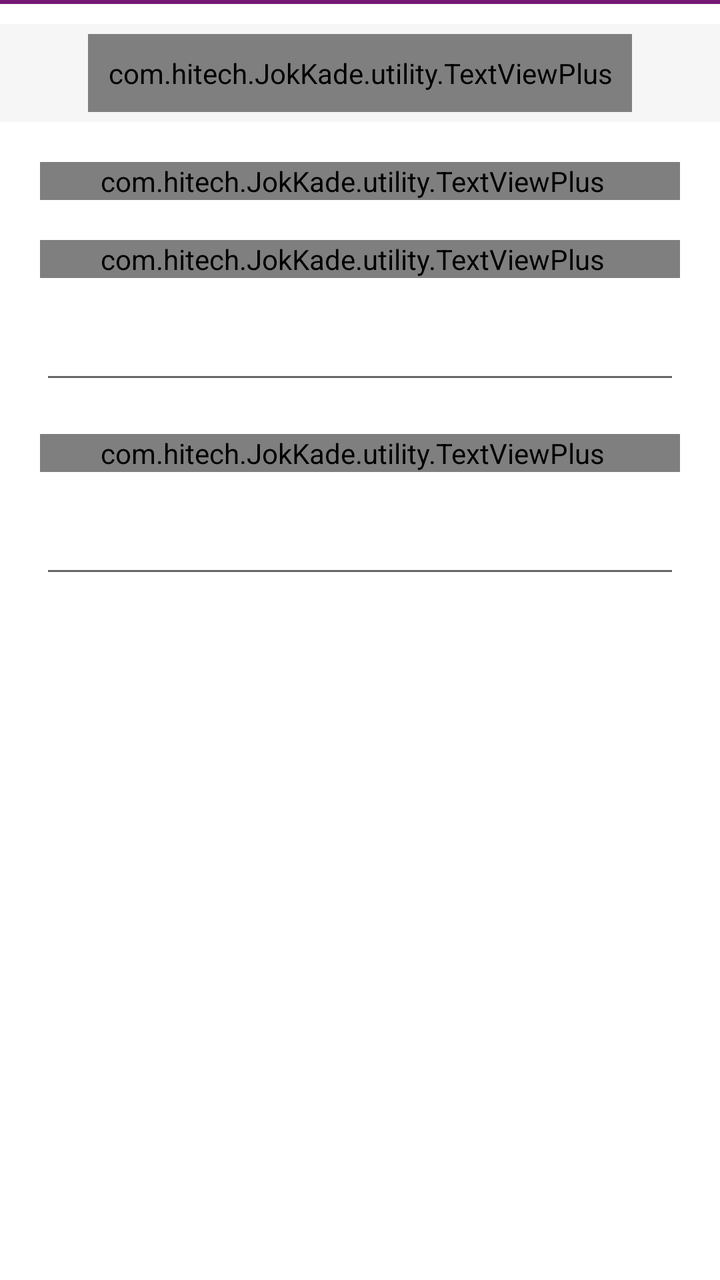
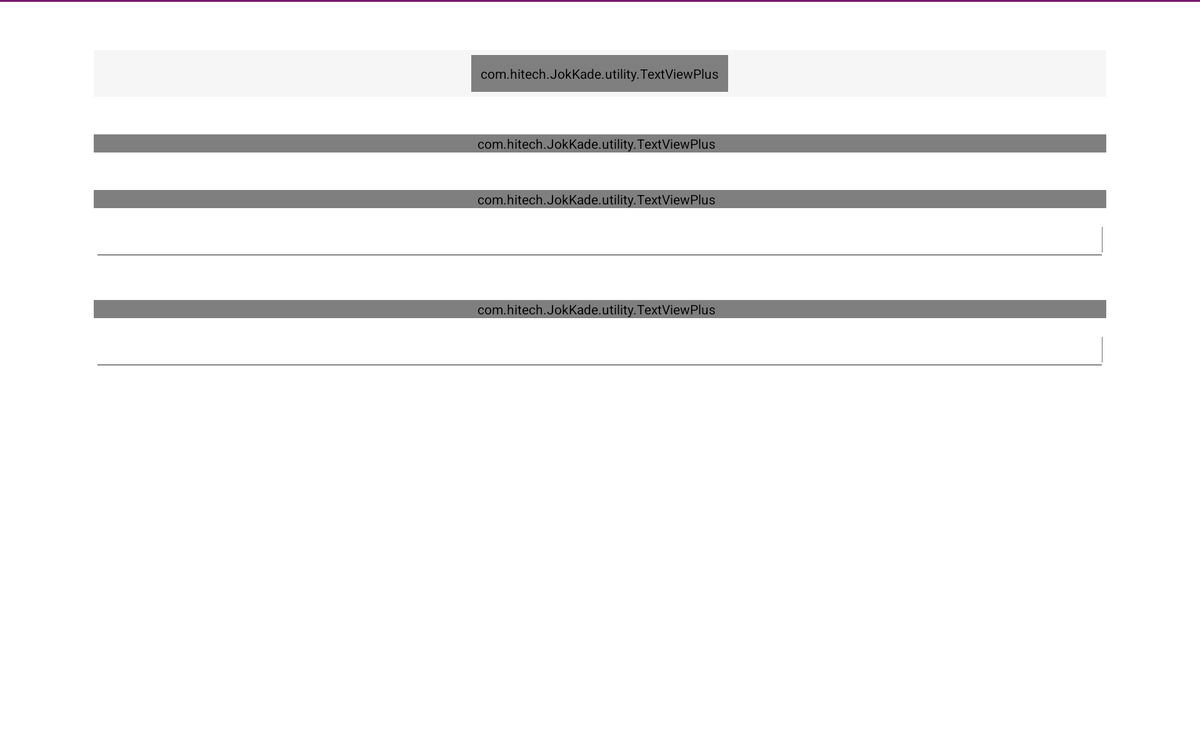

An Android layout and its configuration variant, each rendered on a device that would load it. The default file and the variant file are quoted in full after the pictures.
<!-- AndroidManifest.xml: application theme AppTheme -->
<!-- res/layout/login.xml -->
<?xml version="1.0" encoding="utf-8"?>
<ScrollView xmlns:android="http://schemas.android.com/apk/res/android"
    xmlns:app="http://schemas.android.com/apk/res/com.hitech.JokKade"
    android:layout_width="fill_parent"
    android:layout_height="fill_parent"
    android:background="@color/bg_color" >


    <LinearLayout
        android:layout_width="fill_parent"
        android:layout_height="wrap_content"
        android:orientation="vertical" >

        <View
            android:id="@id/shadow"
            android:layout_width="fill_parent"
            android:layout_height="2.0dip"
            android:layout_marginBottom="10.0dip"
            android:background="@color/actionbar_seprator" />

        <include
            android:id="@id/mostLogin"
            android:layout_width="fill_parent"
            android:layout_height="wrap_content"
            android:layout_gravity="center_horizontal"
            layout="@layout/view_network_unavailable" />

        <com.hitech.JokKade.utility.TextViewPlus
            android:layout_width="match_parent"
            android:layout_height="wrap_content"
            android:layout_marginLeft="20.0dip"
            android:layout_marginRight="20.0dip"
            android:layout_marginTop="20.0dip"
            android:paddingRight="8.0dip"
            android:text="@string/loginnote"
            android:textColor="#372c24"
            android:textSize="14.0sp"
            app:customFont="DroidNaskh.ttf" />

        <com.hitech.JokKade.utility.TextViewPlus
            android:layout_width="fill_parent"
            android:layout_height="wrap_content"
            android:layout_marginLeft="20.0dip"
            android:layout_marginRight="20.0dip"
            android:layout_marginTop="20.0dip"
            android:paddingRight="8.0dip"
            android:text="@string/hint_email"
            android:textColor="#372c24"
            android:textSize="14.0sp"
            app:customFont="DroidNaskh.ttf" />

        <EditText
            android:id="@id/txtEmail"
            style="@style/textbox_fill"
            android:inputType="textEmailAddress" />

        <com.hitech.JokKade.utility.TextViewPlus
            android:layout_width="fill_parent"
            android:layout_height="wrap_content"
            android:layout_marginLeft="20.0dip"
            android:layout_marginRight="20.0dip"
            android:layout_marginTop="20.0dip"
            android:paddingRight="8.0dip"
            android:text="@string/hint_pass"
            android:textColor="#372c24"
            android:textSize="12.0sp"
            app:customFont="DroidNaskh.ttf" />

        <EditText
            android:id="@id/txtPassword"
            style="@style/textbox_fill"
            android:inputType="textPassword" />

        <Button
            android:id="@id/btnLogin"
            style="@style/btn"
            android:layout_marginTop="40.0dip"
            android:text="@string/login" />

        <Button
            android:id="@+id/btnRegister"
            style="@style/btn"
            android:text="@string/notRegister" />
        
        


        

        <com.hitech.JokKade.utility.TextViewPlus
            android:id="@id/txtLoginErr"
            android:layout_width="fill_parent"
            android:layout_height="wrap_content"
            android:layout_marginLeft="20.0dip"
            android:layout_marginRight="20.0dip"
            android:layout_marginTop="10.0dip"
            android:paddingRight="8.0dip"
            android:text="@string/loginError"
            android:textColor="#FF4747"
            android:visibility="invisible"
            app:customFont="DroidNaskh.ttf" />
        
    </LinearLayout>

</ScrollView>
<!-- res/layout/view_network_unavailable.xml (included above) -->
<?xml version="1.0" encoding="utf-8"?>
<LinearLayout xmlns:android="http://schemas.android.com/apk/res/android"
    xmlns:app="http://schemas.android.com/apk/res/com.hitech.JokKade"
    android:id="@id/network_unavailable_layout"
    android:layout_width="fill_parent"
    android:layout_height="wrap_content"
    android:background="#F6F6F6"
    android:gravity="center_horizontal"
    android:orientation="horizontal"
    android:padding="5.0dip" >

    <ImageView
        android:id="@id/relaod"
        android:layout_width="wrap_content"
        android:layout_height="wrap_content"
        android:layout_gravity="center"
        android:src="@drawable/ic_action_reload" />

    <com.hitech.JokKade.utility.TextViewPlus
        android:id="@id/message"
        android:layout_width="wrap_content"
        android:layout_height="wrap_content"
        android:layout_gravity="center"
        android:padding="10.0dip"
        android:textSize="14.0sp"
        app:customFont="DroidNaskh.ttf"
        android:text="@string/mostLogin" />

</LinearLayout>
<!-- resources referenced by this layout -->
<resources>
  <color name="actionbar_seprator">#751975</color>
  <color name="bg_color">#ffffffff</color>
  <string name="hint_email">ایمیل</string>
  <string name="hint_pass">رمز عبور </string>
  <string name="login">ورود</string>
  <string name="loginError">ایمیل یا رمز عبور اشتباهه!</string>
  <string name="loginnote">واسه ارسال متن باید لاگین کنی، اگه تو نرم افزار "زن باس" عضو هستی با همون میتونی وارد شی، اگه عضو نیستی دکمه "عضو نیستم" رو بزن  </string>
  <string name="mostLogin">باید به اینترنــــــــت وصـــل باشــی!</string>
  <string name="notRegister">عضو نیستم! </string>
  <style name="btn">
          <item name="android:textColor">#FFFFFF</item>
          <item name="android:background">@drawable/btn_blue</item>
          <item name="android:layout_width">fill_parent</item>
          <item name="android:layout_height">48.0dip</item>
          <item name="android:layout_marginLeft">20.0dip</item>
          <item name="android:layout_marginTop">10.0dip</item>
          <item name="android:layout_marginRight">20.0dip</item>
      </style>
  <style name="textbox_fill">
          <item name="android:gravity">left</item>
          
          <item name="android:padding">5.0dip</item>
          <item name="android:layout_width">fill_parent</item>
          <item name="android:layout_height">48.0dip</item>
          <item name="android:layout_marginLeft">20.0dip</item>
          <item name="android:layout_marginTop">10.0dip</item>
          <item name="android:layout_marginRight">20.0dip</item>
          <item name="android:ems">10</item>
      </style>
  <style name="AppTheme" parent="@style/Theme.AppCompat.Light">
          <item name="android:actionBarStyle">@style/MyActionBar</item>
          <item name="actionBarStyle">@style/MyActionBar</item>
          
          <item name="vpiTabPageIndicatorStyle">@style/CustomTabPageIndicator</item>
      </style>
  <style name="MyActionBar" parent="@style/Widget.AppCompat.Light.ActionBar.Solid.Inverse">
          <item name="android:background">@drawable/actionbar_bg</item>
          <item name="background">@drawable/actionbar_bg</item>
          <item name="android:titleTextStyle">@style/MyActionBar.TitleTextStyle</item>
          <item name="titleTextStyle">@style/MyActionBar.TitleTextStyle</item>
      </style>
  <style name="CustomTabPageIndicator" parent="Widget.TabPageIndicator">
          <item name="android:background">@drawable/custom_tab_indicator</item>
          <item name="android:textColor">#FF555555</item>
          <item name="android:textSize">12sp</item>
          <item name="android:divider">@drawable/custom_tab_indicator_divider</item>
          <item name="android:dividerPadding">10dp</item>
          <item name="android:showDividers">none</item>
          <item name="android:paddingLeft">8dp</item>
          <item name="android:paddingRight">8dp</item>
          <item name="android:fadingEdge">horizontal</item>
          <item name="android:fadingEdgeLength">8dp</item>
      </style>
  <style name="MyActionBar.TitleTextStyle" parent="android:TextAppearance.Holo.Widget.ActionBar.Title">
          <item name="android:textColor">#FFFFFF</item>
          <item name="android:textSize">13sp</item>
      </style>
</resources>
<!-- res/layout-xlarge/login.xml (the repository's variant of the layout above) -->
<!-- drawn on a large tablet held sideways -->
<?xml version="1.0" encoding="utf-8"?>
<ScrollView xmlns:android="http://schemas.android.com/apk/res/android"
    xmlns:app="http://schemas.android.com/apk/res/com.hitech.JokKade"
    android:layout_width="fill_parent"
    android:layout_height="fill_parent"
    android:background="@color/bg_color" >

    <LinearLayout
        android:layout_width="fill_parent"
        android:layout_height="wrap_content"
        android:orientation="vertical" >

        <View
            android:id="@id/shadow"
            android:layout_width="fill_parent"
            android:layout_height="2.0dip"
            android:layout_marginBottom="10.0dip"
            android:background="@color/actionbar_seprator" />

        <View
            android:id="@+id/space"
            android:layout_width="fill_parent"
            android:layout_height="1dip"
            android:layout_marginTop="40dip" />

        <include
            android:id="@id/mostLogin"
            android:layout_width="fill_parent"
            android:layout_height="wrap_content"
            android:layout_gravity="center_horizontal"
            android:layout_marginLeft="100.0dp"
            android:layout_marginRight="100.0dp"
            layout="@layout/view_network_unavailable"
            android:textSize="20.0sp" />

        <com.hitech.JokKade.utility.TextViewPlus
            android:layout_width="fill_parent"
            android:layout_height="wrap_content"
            android:layout_marginLeft="100.0dip"
            android:layout_marginRight="100.0dip"
            android:layout_marginTop="40.0dip"
            android:paddingRight="8.0dip"
            android:text="@string/loginnote"
            android:textColor="#372c24"
            android:textSize="20.0sp"
            app:customFont="DroidNaskh.ttf" />

        <com.hitech.JokKade.utility.TextViewPlus
            android:layout_width="fill_parent"
            android:layout_height="wrap_content"
            android:layout_marginLeft="100.0dip"
            android:layout_marginRight="100.0dip"
            android:layout_marginTop="40.0dip"
            android:paddingRight="8.0dip"
            android:text="@string/hint_email"
            android:textColor="#372c24"
            android:textSize="20.0sp"
            app:customFont="DroidNaskh.ttf" />

        <EditText
            android:id="@id/txtEmail"
            style="@style/textbox_fill"
            android:layout_marginLeft="100.0dip"
            android:layout_marginRight="100.0dip"
            android:inputType="textEmailAddress"
            android:textSize="20.0sp" />

        <com.hitech.JokKade.utility.TextViewPlus
            android:layout_width="fill_parent"
            android:layout_height="wrap_content"
            android:layout_marginLeft="100.0dip"
            android:layout_marginRight="100.0dip"
            android:layout_marginTop="40.0dp"
            android:paddingRight="8.0dip"
            android:text="@string/hint_pass"
            android:textColor="#372c24"
            android:textSize="20.0sp"
            app:customFont="DroidNaskh.ttf" />

        <EditText
            android:id="@id/txtPassword"
            style="@style/textbox_fill"
            android:layout_marginLeft="100.0dip"
            android:layout_marginRight="100.0dip"
            android:inputType="textPassword"
            android:textSize="20.0sp" />

        <Button
            android:id="@id/btnLogin"
            style="@style/btn"
            android:layout_marginLeft="100.0dip"
            android:layout_marginRight="100.0dip"
            android:layout_marginTop="40.0dip"
            android:text="@string/login"
            android:textSize="20.0sp" />

        <Button
            android:id="@+id/btnRegister"
            style="@style/btn"
            android:layout_marginLeft="100.0dip"
            android:layout_marginRight="100.0dip"
            android:text="@string/notRegister"
            android:textSize="20.0sp" />

        
        


        

        <com.hitech.JokKade.utility.TextViewPlus
            android:id="@id/txtLoginErr"
            android:layout_width="fill_parent"
            android:layout_height="wrap_content"
            android:layout_marginLeft="20.0dip"
            android:layout_marginRight="20.0dip"
            android:layout_marginTop="10.0dip"
            android:paddingRight="8.0dip"
            android:text="@string/fillSentence"
            android:textColor="#FF4747"
            android:visibility="invisible"
            app:customFont="DroidNaskh.ttf" />

    </LinearLayout>

</ScrollView>
<!-- resources referenced by the variant -->
<!-- as a large tablet held sideways resolves them -->
<resources>
  <color name="actionbar_seprator">#751975</color>
  <color name="bg_color">#ffffffff</color>
  <string name="fillSentence">متن رو وارد کن.</string>
  <string name="hint_email">ایمیل</string>
  <string name="hint_pass">رمز عبور </string>
  <string name="login">ورود</string>
  <string name="loginnote">واسه ارسال متن باید لاگین کنی، اگه تو نرم افزار "زن باس" عضو هستی با همون میتونی وارد شی، اگه عضو نیستی دکمه "عضو نیستم" رو بزن  </string>
  <string name="mostLogin">باید به اینترنــــــــت وصـــل باشــی!</string>
  <string name="notRegister">عضو نیستم! </string>
  <style name="btn">
          <item name="android:textColor">#FFFFFF</item>
          <item name="android:background">@drawable/btn_blue</item>
          <item name="android:layout_width">fill_parent</item>
          <item name="android:layout_height">48.0dip</item>
          <item name="android:layout_marginLeft">20.0dip</item>
          <item name="android:layout_marginTop">10.0dip</item>
          <item name="android:layout_marginRight">20.0dip</item>
      </style>
  <style name="textbox_fill">
          <item name="android:gravity">left</item>
          
          <item name="android:padding">5.0dip</item>
          <item name="android:layout_width">fill_parent</item>
          <item name="android:layout_height">48.0dip</item>
          <item name="android:layout_marginLeft">20.0dip</item>
          <item name="android:layout_marginTop">10.0dip</item>
          <item name="android:layout_marginRight">20.0dip</item>
          <item name="android:ems">10</item>
      </style>
  <style name="AppTheme" parent="@style/Theme.AppCompat.Light">
          <item name="android:actionBarStyle">@style/MyActionBar</item>
          <item name="actionBarStyle">@style/MyActionBar</item>
          
          <item name="vpiTabPageIndicatorStyle">@style/CustomTabPageIndicator</item>
      </style>
  <style name="MyActionBar" parent="@style/Widget.AppCompat.Light.ActionBar.Solid.Inverse">
          <item name="android:background">@drawable/actionbar_bg</item>
          <item name="background">@drawable/actionbar_bg</item>
          <item name="android:titleTextStyle">@style/MyActionBar.TitleTextStyle</item>
          <item name="titleTextStyle">@style/MyActionBar.TitleTextStyle</item>
      </style>
  <style name="CustomTabPageIndicator" parent="Widget.TabPageIndicator">
          <item name="android:background">@drawable/custom_tab_indicator</item>
          <item name="android:textColor">#FF555555</item>
          <item name="android:textSize">12sp</item>
          <item name="android:divider">@drawable/custom_tab_indicator_divider</item>
          <item name="android:dividerPadding">10dp</item>
          <item name="android:showDividers">none</item>
          <item name="android:paddingLeft">8dp</item>
          <item name="android:paddingRight">8dp</item>
          <item name="android:fadingEdge">horizontal</item>
          <item name="android:fadingEdgeLength">8dp</item>
      </style>
  <style name="MyActionBar.TitleTextStyle" parent="android:TextAppearance.Holo.Widget.ActionBar.Title">
          <item name="android:textColor">#FFFFFF</item>
          <item name="android:textSize">13sp</item>
      </style>
</resources>
